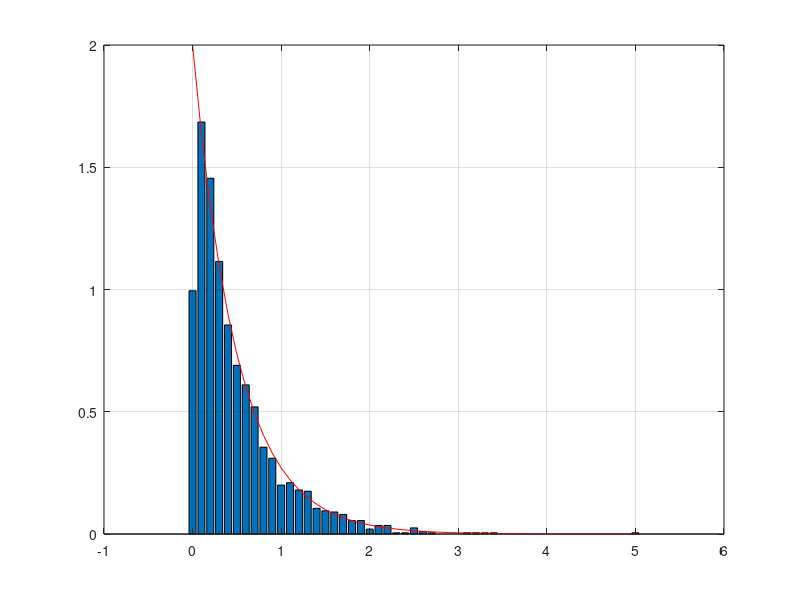

MATLAB code for this plot:
clear all ; 
close all ; 
clc; 

%generation sla dist exp apartir de dist unif
N=2000;

lambda= 2 ; 
U=rand(1,N);

%application de la fct inverse 
X=-log(1-U)/ lambda ; 

%verification 
maxx =max(X) ; 
moyX=1/lambda;
%choix de resolution 
lk =moyX/5 ; pointsx= (0: lk:maxx); 
%
[nn,xx] =hist(X,pointsx); 
bar(xx, nn/(N*lk)); hold on 
% theoretical exp distribution 
pth=lambda * exp(-lambda*pointsx) ; 
plot (pointsx, pth, 'r' ) , hold off ;
grid
